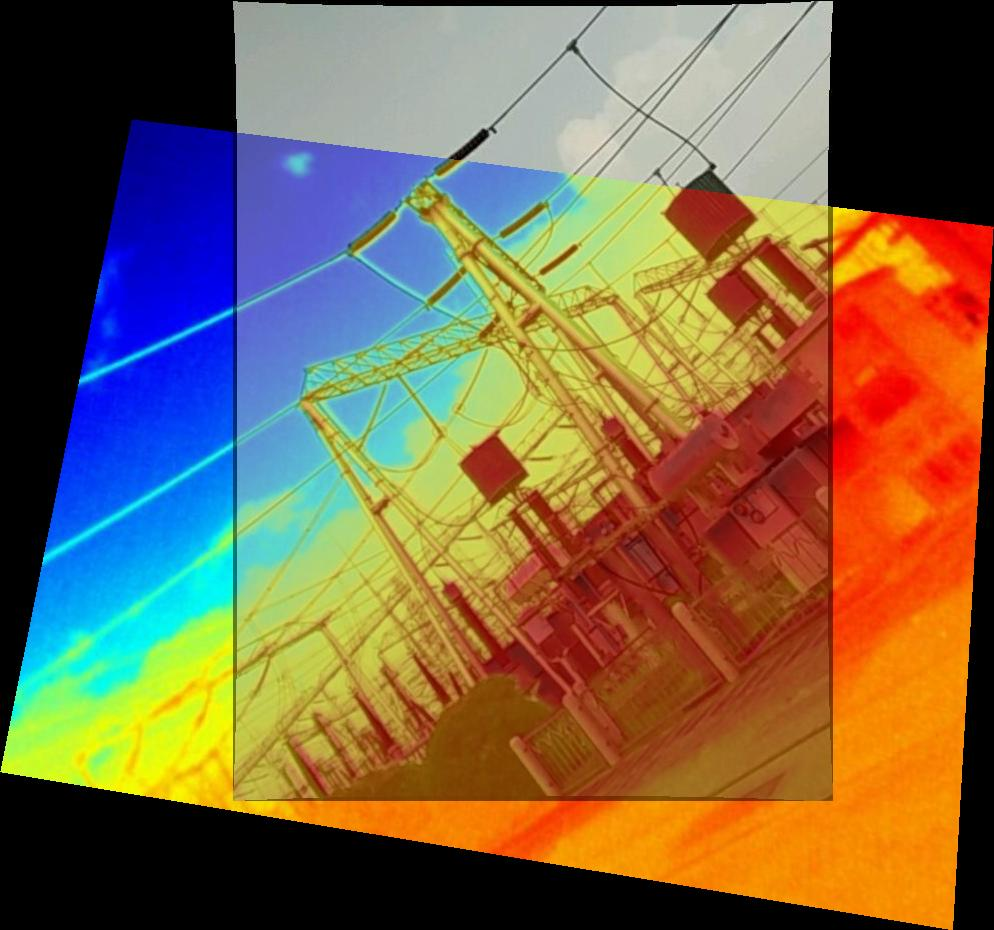
%> input picture matlab/Image-registration/CAO-C2F/I1_Mosaic.jpg, 994 x 930 px
$ octave --eval "result = cp_readImage;"   (GNU Octave 9; MATLAB toolbox functions it lacks are replaced by stand-ins)
%> lines starting %> are read from the running program, lines starting %| are printed output that depends on the picture

function [I1_gray, I2_gray, I1_rgb, I2_rgb, Filename1, Filename2, pathname] = cp_readImage(distort,inputpath,file1,file2)

%%
clc
close all
%% Read images needed to be registrated
disp('【0】Reading images ...')
filenameset = ['JPG' 'PNG' 'TIF' 'BMP' 'PEG' 'PPM' 'PGM'...
               'jpg' 'png' 'tif' 'bmp' 'peg' 'ppm' 'pgm' 'dat'];
% ptemp = matlabpath;
% ind = strfind(ptemp,';');
% filepath = ptemp(ind(end)+1:end);
filepath = '/home/robot/catkin_ws/src/my_robot/matlab/Image-registration/CAO-C2F/Example_Images';

if nargin == 0
    distort = 0;
    [Filename1,pathname] = uigetfile([filepath '/*.*'],'pick an infrared image');
%> the answer given: I1_Mosaic.jpg
    if ~contains(filenameset,Filename1(end-2:end))
        error('Incorrect file format input!');
    end
    if sum( 'dat'== Filename1(end-2:end))==3
        [I1,I11,I2,pathname,Filename1,Filename2] = cp_readTempMat(pathname,Filename1);
    else
        I1 = imread([pathname Filename1]);
%> I1 is the input picture: size 930x994x3 uint8; mean R, G, B 123.1, 101.2, 73.5
        [Filename2,pathname] = uigetfile([pathname '*' Filename1(end-3:end)],'pick a visible image');
%> the answer given: I2_Mosaic.jpg
        I2 = imread([pathname Filename2]);
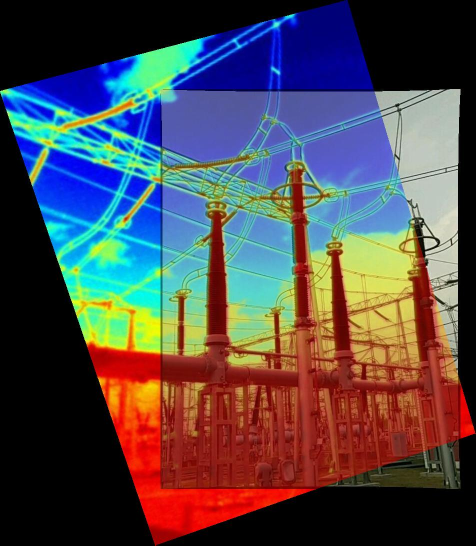
%> input picture matlab/Image-registration/CAO-C2F/I2_Mosaic.jpg, 951 x 1091 px (shown at 1/2 size)
%> I2 is the input picture: size 1091x951x3 uint8; mean R, G, B 78.7, 73.1, 78.7
    end
elseif nargin == 1
    [Filename1,pathname] = uigetfile([filepath '\*.*'],'pick an infrared image');
    if ~contains(filenameset,Filename1(end-2:end))
        error('Incorrect file format input!');
    end
    if sum( 'dat'== Filename1(end-2:end))==3
        [I1,I11,I2,pathname,Filename1,Filename2] = cp_readTempMat(pathname,Filename1);
    else
        I1 = imread([pathname Filename1]);
        [Filename2,pathname] = uigetfile([pathname '*' Filename1(end-3:end)],'pick a visible image');
        I2 = imread([pathname Filename2]);
    end
elseif nargin  == 4
    I1 = imread([inputpath file1]);
    I2 = imread([inputpath file2]);
    pathname = inputpath;
    Filename1 = file1;
    Filename2 = file2;
else
    error('No sufficient input parameters!');
end

path(path, pathname(1:end-1));

if distort
    if size(I1,1)~=768 && size(I1,1)>288 && size(I1,1)<1080 && size(I2,1)==1190
        I1(289:end,:,:)  = [];
        I2(1081:end,:,:) = [];
    elseif ( size(I1,1)==768 && size(I1,2)==576 )||( size(I1,1)==800 && size(I1,2)==600 )
        I1 = cp_undistortimg(I1);
        I2 = cp_undistortimg(I2);
        disp('   Undistort image successfully!');
    elseif size(I1,2)==768 && size(I1,1)==576
        I1 = cp_undistortimg(imrotate(I1,90));
        I2 = cp_undistortimg(I2);
        disp('   Undistort image successfully!');
    elseif size(I2,2)==768 && size(I2,1)==576
        I2 = cp_undistortimg(imrotate(I2,90));
        I1 = cp_undistortimg(I1);
        disp('   Undistort image successfully!');
    end
end
fprintf('\tsize of Image 1 is [%d×%d]\n    size of Image 2 is [%d×%d]\n',size(I1,1),size(I1,2),size(I2,1),size(I2,2));
%| 	size of Image 1 is [930×994]
%|     size of Image 2 is [1091×951]
if size(I1,3)==3 & size(I2,3)==3
        I1_rgb = I1;
        I2_rgb = I2;
        I1_gray = double(rgb2gray(I1));
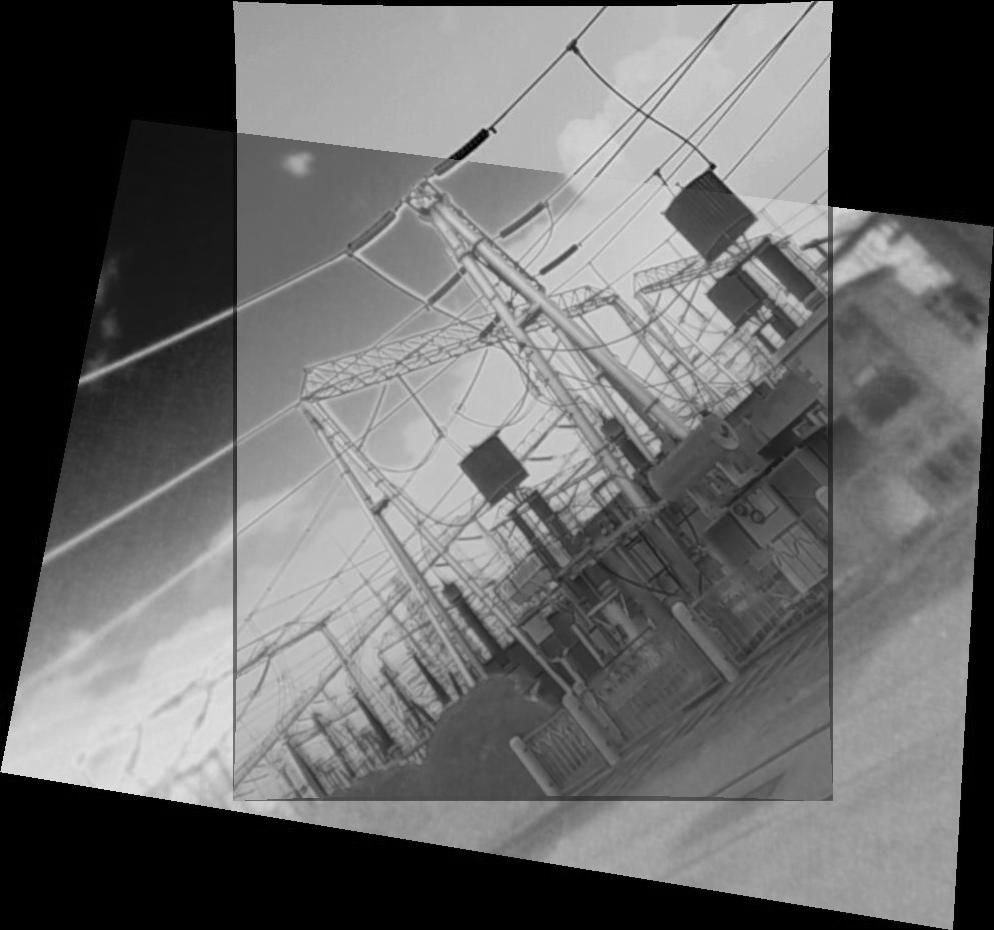
%> I1_gray: size 930x994 double; min 0, max 239, mean 104.6
        I2_gray = double(rgb2gray(I2));
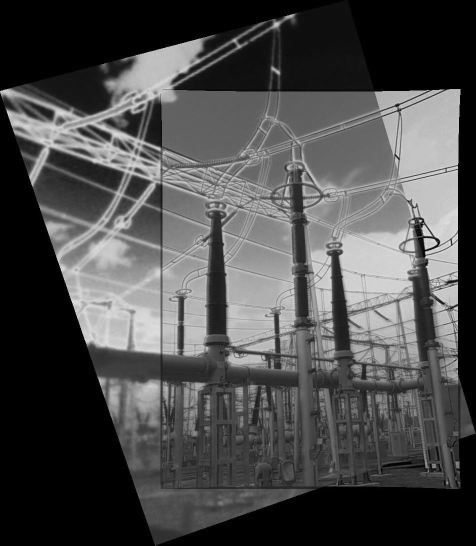
%> I2_gray: size 1091x951 double (shown at 1/2 size); min 0, max 247, mean 75.4
elseif size(I1,3)==3 & size(I2,3)==1
        I1_gray = double(rgb2gray(I1));
        I2_gray = double(I2);
        I1_rgb = I1;
        I2_rgb = 0;
elseif size(I1,3)==1 & size(I2,3)==3
        I1_gray = double(I1);
        I2_gray = double(rgb2gray(I2));
        I1_rgb = 0;
        I2_rgb = I2;
else
        I1_gray = double(I1);
        I2_gray = double(I2);
        I1_rgb = 0;
        I2_rgb = 0;
end
I1_gray = uint8((I1_gray-min(min(I1_gray)))./(max(max(I1_gray))-min(min(I1_gray))) * 255);
%> I1_gray: size 930x994 uint8
I2_gray = uint8((I2_gray-min(min(I2_gray)))./(max(max(I2_gray))-min(min(I2_gray))) * 255);
%> I2_gray: size 1091x951 uint8

disp('【0】Completed to read image！')
